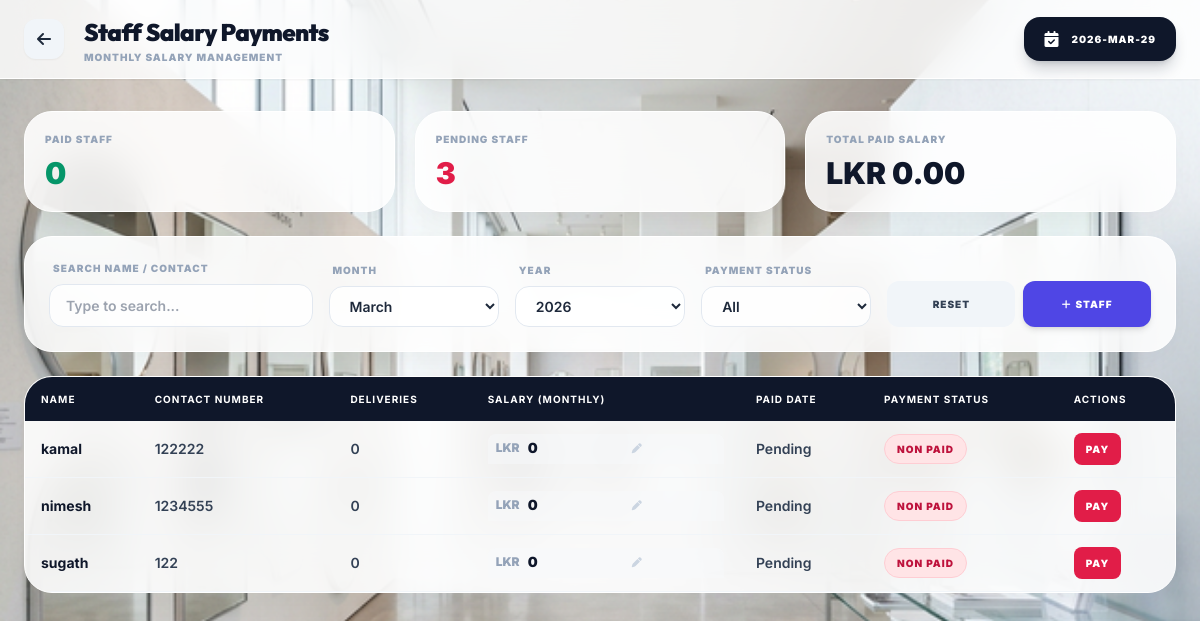
The page /admin/salary.php (signed in) on the database its author committed.
### tables this page shows
CREATE TABLE IF NOT EXISTS users (
    id INT AUTO_INCREMENT PRIMARY KEY,
    username VARCHAR(50) DEFAULT NULL UNIQUE,
    password VARCHAR(255) DEFAULT NULL,
    role ENUM('admin', 'employee') NOT NULL DEFAULT 'employee',
    full_name VARCHAR(100) NOT NULL,
    contact_number VARCHAR(15) NOT NULL,
    nic_number VARCHAR(20) DEFAULT NULL,
    address TEXT DEFAULT NULL,
    profile_pic VARCHAR(255) DEFAULT NULL,
    created_at TIMESTAMP DEFAULT CURRENT_TIMESTAMP
);

### admin/salary.php (the view, shortened to what this page needs)
<?php
require_once '../config.php';
$staff_search = trim($_GET['staff_search'] ?? '');
$salary_month = (int)($_GET['salary_month'] ?? date('n'));
$salary_year = (int)($_GET['salary_year'] ?? date('Y'));
$salary_status = $_GET['salary_status'] ?? 'all';
$staffWhere = ["u.role = 'employee'"];
$staffParams = [];
$staffWhereClause = implode(' AND ', $staffWhere);
$staffStmt = $pdo->prepare("SELECT
		u.id,
		u.full_name,
		u.contact_number,
		COALESCE(ss.monthly_salary, 0) AS monthly_salary,
		(
			SELECT COUNT(DISTINCT de.delivery_id)
			FROM delivery_employees de
			JOIN deliveries d ON d.id = de.delivery_id
			WHERE de.user_id = u.id AND MONTH(d.delivery_date) = ? AND YEAR(d.delivery_date) = ?
		) AS delivery_count
	FROM users u
	LEFT JOIN employee_salary_settings ss ON ss.user_id = u.id
	WHERE $staffWhereClause
	ORDER BY u.full_name ASC");
$staffStmt->execute(array_merge([$salary_month, $salary_year], $staffParams));
$staff_raw = $staffStmt->fetchAll(PDO::FETCH_ASSOC);
$paymentMap = [];
$staff_salary_rows = [];
$total_paid_salary = 0.0;
$paid_count = 0;
$pending_count = 0;
foreach ($staff_raw as $staff) {
	$staffId = (int)$staff['id'];
	$payment = $paymentMap[$staffId] ?? null;
	$status = $payment['status'] ?? 'nonpaid';
	$salary_amount = isset($payment['salary_amount']) ? (float)$payment['salary_amount'] : (float)$staff['monthly_salary'];
	if ($status === 'paid') {
		$total_paid_salary += $salary_amount;
		$paid_count++;
	} else {
		$pending_count++;
	}
	$staff_salary_rows[] = [
		'id' => $staffId,
		'full_name' => $staff['full_name'],
		'contact_number' => $staff['contact_number'],
		'delivery_count' => (int)$staff['delivery_count'],
		'monthly_salary' => (float)$staff['monthly_salary'],
		'payment_id' => $payment['id'] ?? null,
		'payment_date' => $payment['payment_date'] ?? null,
		'status' => $status,
		'salary_amount' => $salary_amount
	];
}
?>
<!DOCTYPE html>
<html lang="en">
<head>
	<script src="https://cdn.tailwindcss.com"></script>
	<link rel="stylesheet" href="https://cdnjs.cloudflare.com/ajax/libs/font-awesome/6.4.0/css/all.min.css">
</head>
<body class="pb-10">
	<header class="glass-header sticky top-0 z-40 py-4 mb-8 leading-none shadow-sm">
		<div class="max-w-[1600px] mx-auto px-6 flex items-center justify-between">
			<div class="flex items-center space-x-5">
				<a href="dashboard.php" class="w-10 h-10 flex items-center justify-center rounded-xl bg-slate-100 text-slate-800 hover:bg-slate-900 hover:text-white transition-all shadow-sm">
					<i class="fa-solid fa-arrow-left"></i>
				</a>
				<div>
					<h1 class="text-2xl font-black text-slate-900 font-['Outfit'] tracking-tight">Staff Salary Payments</h1>
					<p class="text-[10px] uppercase font-black text-slate-400 tracking-widest mt-1">Monthly Salary Management</p>
				</div>
			</div>
			<div class="bg-slate-900 text-white px-5 py-2.5 rounded-2xl text-[10px] font-black uppercase tracking-widest flex items-center space-x-3 shadow-lg shadow-slate-900/20">
				<i class="fa-solid fa-calendar-check text-base"></i>
				<span><?php echo date('Y-M-d'); ?></span>
			</div>
		</div>
	</header>
	<main class="max-w-[1200px] mx-auto px-6">
		<div class="grid grid-cols-1 md:grid-cols-3 gap-5 mb-6">
			<div class="glass-card p-5">
				<p class="text-[10px] uppercase font-black text-slate-400 tracking-widest mb-2">Paid Staff</p>
				<p class="text-3xl font-black text-emerald-600"><?php echo $paid_count; ?></p>
			</div>
			<div class="glass-card p-5">
				<p class="text-[10px] uppercase font-black text-slate-400 tracking-widest mb-2">Pending Staff</p>
				<p class="text-3xl font-black text-rose-600"><?php echo $pending_count; ?></p>
			</div>
			<div class="glass-card p-5">
				<p class="text-[10px] uppercase font-black text-slate-400 tracking-widest mb-2">Total Paid Salary</p>
				<p class="text-3xl font-black text-slate-900">LKR <?php echo number_format($total_paid_salary, 2); ?></p>
			</div>
		</div>
		<div class="glass-card p-6 mb-6">
			<form method="GET" class="grid grid-cols-1 md:grid-cols-12 gap-4 items-end" id="filterForm">
				<div class="md:col-span-3">
					<label class="text-[10px] uppercase font-black text-slate-400 mb-2 ml-1 block tracking-widest">Search Name / Contact</label>
					<input type="text" name="staff_search" id="searchInput" value="<?php echo htmlspecialchars($staff_search); ?>" placeholder="Type to search..." class="w-full input-glass" onkeyup="filterSalaryTable(this.value)">
				</div>
				<div class="md:col-span-2">
					<label class="text-[10px] uppercase font-black text-slate-400 mb-2 ml-1 block tracking-widest">Month</label>
					<select name="salary_month" class="w-full input-glass" onchange="document.getElementById('filterForm').submit()">
						<?php for($sm=1; $sm<=12; $sm++): ?>
							<option value="<?php echo $sm; ?>" <?php echo $salary_month === $sm ? 'selected' : ''; ?>>
								<?php echo date('F', mktime(0, 0, 0, $sm, 1)); ?>
							</option>
						<?php endfor; ?>
					</select>
				</div>
				<div class="md:col-span-2">
					<label class="text-[10px] uppercase font-black text-slate-400 mb-2 ml-1 block tracking-widest">Year</label>
					<select name="salary_year" class="w-full input-glass" onchange="document.getElementById('filterForm').submit()">
						<?php for($sy=date('Y'); $sy>=2024; $sy--): ?>
							<option value="<?php echo $sy; ?>" <?php echo $salary_year === $sy ? 'selected' : ''; ?>><?php echo $sy; ?></option>
						<?php endfor; ?>
					</select>
				</div>
				<div class="md:col-span-2">
					<label class="text-[10px] uppercase font-black text-slate-400 mb-2 ml-1 block tracking-widest">Payment Status</label>
					<select name="salary_status" class="w-full input-glass" onchange="document.getElementById('filterForm').submit()">
						<option value="all" <?php echo $salary_status === 'all' ? 'selected' : ''; ?>>All</option>
					</select>
				</div>
				<div class="md:col-span-3 flex gap-2">
					<a href="salary.php" class="flex-1 h-[46px] rounded-xl bg-slate-100 text-slate-700 text-[10px] font-black uppercase tracking-widest hover:bg-slate-200 flex items-center justify-center">Reset</a>
					<button type="button" onclick="openModal(document.getElementById('addStaffModal'))" class="flex-1 h-[46px] rounded-xl bg-indigo-600 text-white text-[10px] font-black uppercase tracking-widest hover:bg-indigo-700 flex items-center justify-center shadow-md">
                        <i class="fa-solid fa-plus mr-1"></i> Staff
                    </button>
				</div>
			</form>
		</div>
		<div class="glass-card p-0 overflow-hidden">
			<div class="overflow-x-auto">
				<table class="min-w-full text-sm">
					<thead class="bg-slate-900 text-white uppercase text-[10px] tracking-widest">
						<tr>
							<th class="text-left px-4 py-3">Name</th>
							<th class="text-left px-4 py-3">Contact Number</th>
							<th class="text-left px-4 py-3">Deliveries</th>
							<th class="text-left px-4 py-3">Salary (Monthly)</th>
							<th class="text-left px-4 py-3">Paid Date</th>
							<th class="text-left px-4 py-3">Payment Status</th>
							<th class="text-left px-4 py-3">Actions</th>
						</tr>
					</thead>
					<tbody>
						<?php foreach ($staff_salary_rows as $row): ?>
							<tr class="border-b border-slate-100 hover:bg-slate-50/60">
								<td class="px-4 py-3 font-bold text-slate-900"><?php echo htmlspecialchars($row['full_name']); ?></td>
								<td class="px-4 py-3 font-semibold text-slate-700"><?php echo htmlspecialchars($row['contact_number'] ?: '-'); ?></td>
								<td class="px-4 py-3 font-semibold text-slate-700"><?php echo (int)$row['delivery_count']; ?></td>
								<td class="px-4 py-3 font-black text-slate-900 group">
									<div class="flex items-center space-x-2 bg-slate-50/50 hover:bg-white border-b-2 border-transparent hover:border-slate-300 focus-within:border-indigo-500 rounded-t-lg px-2 transition-colors">
										<span class="text-xs text-slate-400">LKR</span>
										<input type="number"
											class="w-24 bg-transparent outline-none py-1 text-slate-900 font-black"
											value="<?php echo htmlspecialchars($row['salary_amount']); ?>"
											onchange="updateSalary(<?php echo (int)$row['id']; ?>, this.value, this)"
										>
										<i class="fa-solid fa-pen text-[10px] text-slate-300 group-focus-within:text-indigo-500 transition-colors"></i>
									</div>
								</td>
								<td class="px-4 py-3 font-semibold text-slate-700"><?php echo $row['payment_date'] ? htmlspecialchars($row['payment_date']) : 'Pending'; ?></td>
								<td class="px-4 py-3">
									<?php if ($row['status'] === 'paid'): ?>
										<span class="inline-flex items-center px-3 py-1 rounded-full text-[10px] font-black uppercase tracking-widest bg-emerald-100 text-emerald-700 border border-emerald-200">Paid</span>
									<?php else: ?>
										<span class="inline-flex items-center px-3 py-1 rounded-full text-[10px] font-black uppercase tracking-widest bg-rose-100 text-rose-700 border border-rose-200">Non Paid</span>
									<?php endif; ?>
								</td>
								<td class="px-4 py-3">
									<div class="flex flex-wrap gap-2">
										<?php if ($row['status'] !== 'paid'): ?>
											<button type="button"
												class="open-pay-modal px-3 py-1.5 rounded-lg bg-rose-600 text-white text-[10px] font-black uppercase tracking-widest hover:bg-rose-700"
												data-employee-id="<?php echo (int)$row['id']; ?>"
												data-employee-name="<?php echo htmlspecialchars($row['full_name']); ?>"
												data-salary-amount="<?php echo (float)$row['salary_amount']; ?>">
												Pay
											</button>
										<?php else: ?>
											<span class="px-3 py-1.5 rounded-lg bg-emerald-600 text-white text-[10px] font-black uppercase tracking-widest">Paid</span>
										<?php endif; ?>
									</div>
								</td>
							</tr>
						<?php endforeach; ?>
					</tbody>
				</table>
			</div>
		</div>
	</main>
</body>
</html>

### admin/salary.php (style rules this page uses)
body { font-family: 'Inter', sans-serif; background: #f8fafc url('../assests/glass_bg.png') no-repeat center center fixed; background-size: cover; min-height: 100vh; }
.glass-header { background: rgba(255, 255, 255, 0.8); backdrop-filter: blur(20px); border-bottom: 1px solid rgba(255, 255, 255, 1); }
.glass-card { background: rgba(255, 255, 255, 0.88); backdrop-filter: blur(20px); border: 1px solid white; border-radius: 28px; box-shadow: 0 10px 30px -5px rgba(0,0,0,0.04); }
.input-glass { background: rgba(255, 255, 255, 0.8); border: 1px solid #e2e8f0; padding: 10px 16px; border-radius: 14px; outline: none; transition: all 0.3s; font-size: 14px; font-weight: 600; color: #1e293b; }

### rows shown on the page
users: full_name "kamal", contact_number "122222", delivery_count "0", salary_amount "0"
users: full_name "nimesh", contact_number "1234555", delivery_count "0", salary_amount "0"
users: full_name "sugath", contact_number "122", delivery_count "0", salary_amount "0"

### other values the page prints
$paid_count "0"
$pending_count "3"
$total_paid_salary "0.00"
form field salary_month "March"
form field salary_year "2026"
